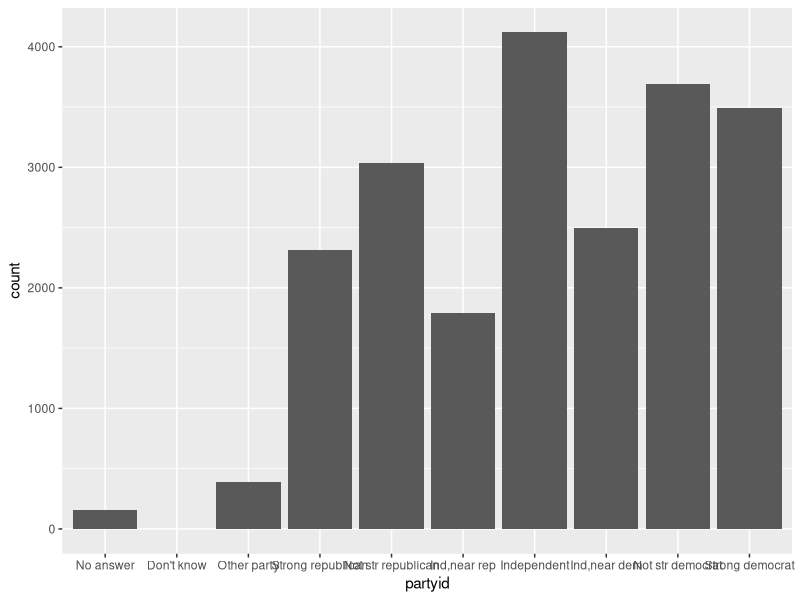
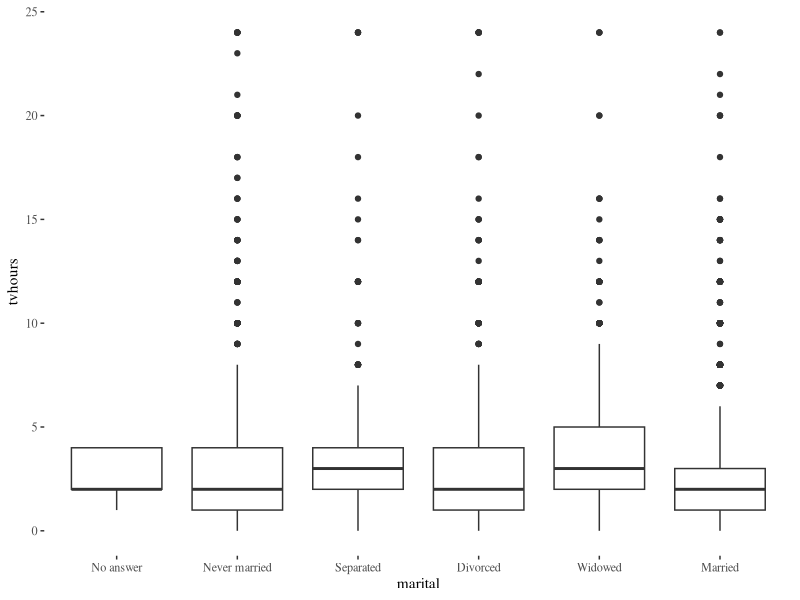
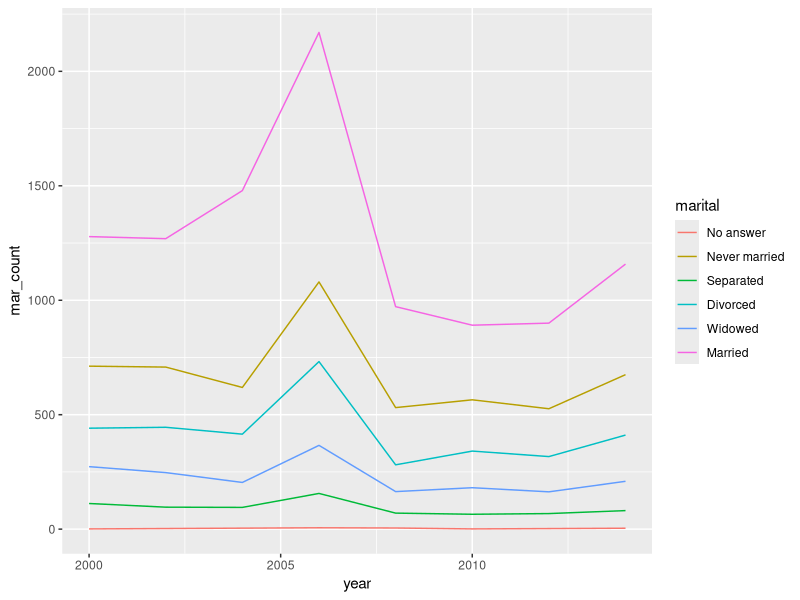

These charts were generated, in order, by the following R code:
## ---- chunk 1
#LOAD PACKAGES 
library(tidyverse)
library(forcats)
library(kableExtra)
library(ggthemes)

#LOAD DATASET
# This diamonds dataset is built into the tidyverse package
data("gss_cat")
## ---- chunk 2
gss_cat |>
  pull(partyid) |>
  levels()
## ---- chunk 3
gss_cat |>
  group_by(partyid) |>
  summarize(count=n()) |>
ggplot() +
  geom_col(aes(x=partyid, y=count))

## ---- chunk 4

## ---- chunk 5
gss_cat |>
  pull(relig) |>
  levels()
## ---- chunk 6

gss_cat |>
  mutate(top_relig = relig |> fct_lump_n(5)) |>
  count(top_relig) |>
  kbl() |>
  kable_styling()

## ---- chunk 7
gss_cat |>
  ggplot() +
  geom_boxplot(aes(x=marital, y=tvhours)) +
  theme_tufte()


## ---- chunk 8
gss_cat |>
  group_by(year, marital) |>
  summarize(mar_count=n()) |>
  ggplot() +
  geom_line(aes(x=year, y=mar_count, color=marital))
